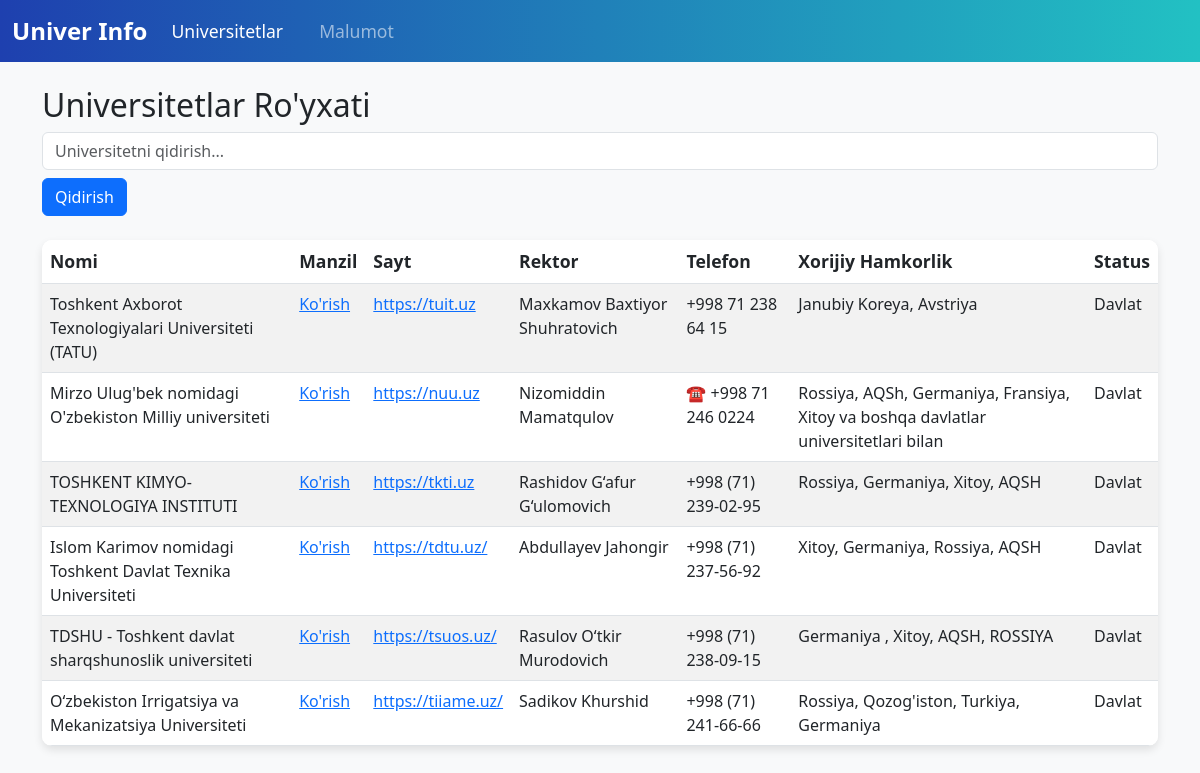
The page / on the database its author committed.
### app/models.py (models this page shows, shortened)
class Universitet(models.Model):
    nomi = models.CharField(max_length=255)
    manzil = models.CharField(max_length=255)
    site =  models.CharField(max_length=255)
    rektor = models.CharField(max_length=255)
    contact = models.CharField(max_length=255)
    xorij_hamkorlik = models.CharField(max_length=255)
    davlat = models.BooleanField(default=True)

### app/views.py (the view)
# urls.py: path('', UniversitetListView.as_view(), name='home'),  # Asosiy sahifa sifatida universitetlar ro'yxati
class UniversitetListView(ListView):
    model = Universitet
    template_name = 'universitet_list.html'
    context_object_name = 'universitetlar'
    def get_queryset(self):
        queryset = super().get_queryset()
        query = self.request.GET.get('q')  # Qidiruv so'rovini olish
        if query:
            queryset = queryset.filter(nomi__icontains=query)  # Qidiruv bo'yicha filter
        return queryset

### app/templates/universitet_list.html
{% extends 'base.html' %}
{% block content %}
<h2>Universitetlar Ro'yxati</h2>
<form method="GET" action="">
    <input type="text" name="q" placeholder="Universitetni qidirish..." class="form-control" value="{{ request.GET.q }}">
    <button type="submit" class="btn btn-primary mt-2">Qidirish</button>
</form>
<table class="table table-striped mt-4">
    <thead>
    <tr>
        <th>Nomi</th>
        <th>Manzil</th>
        <th>Sayt</th>
        <th>Rektor</th>
        <th>Telefon</th>
        <th>Xorijiy Hamkorlik</th>
        <th>Status</th>
    </tr>
    </thead>
    <tbody>
    {% for universitet in universitetlar %}
    <tr>
        <td>{{ universitet.nomi }}</td>
        <td><a href="{{ universitet.manzil }}" target="_blank">Ko'rish</a></td>
        <td><a href="{{ universitet.site }}" target="_blank">{{ universitet.site }}</a></td>
        <td>{{ universitet.rektor }}</td>
        <td>{{ universitet.contact }}</td>
        <td>{{ universitet.xorij_hamkorlik }}</td>
        <td>{% if universitet.davlat %} Davlat {% else %} Nodavlat {% endif %}</td>
    </tr>
    {% empty %}
    <tr>
        <td colspan="7">Universitet topilmadi.</td>
    </tr>
    {% endfor %}
    </tbody>
</table>
{% endblock %}

### app/templates/base.html (shortened to what this page needs)
<!DOCTYPE html>
<html lang="en">
<head>
    <link href="https://cdn.jsdelivr.net/npm/bootstrap@5.3.0-alpha1/dist/css/bootstrap.min.css" rel="stylesheet">
</head>
<body>
<nav class="navbar navbar-expand-lg navbar-dark">
  <div class="container-fluid">
    <a class="navbar-brand" href="#">Univer Info</a>
    <div class="collapse navbar-collapse" id="navbarNav">
      <ul class="navbar-nav">
        <li class="nav-item">
          <a class="nav-link active" href="{% url 'universitet_list' %}">Universitetlar</a>
        </li>
        <li class="nav-item">
          <a class="nav-link" href="{% url 'malumot_list' %}">Malumot</a>
        </li>
      </ul>
    </div>
  </div>
</nav>
<div class="container mt-4 fade-in">
    {% block content %}
    {% endblock %}
</div>
</body>
</html>

### app/templates/base.html (style rules this page uses)
body { background-color: #f8f9fa; }
.navbar { background: linear-gradient(90deg, rgba(30,64,175,1) 0%, rgba(34,193,195,1) 100%); animation: slideDown 1s ease; }
.navbar-brand { font-weight: bold; font-size: 1.5rem; }
.navbar-nav .nav-link { font-size: 1.1rem; margin-right: 20px; transition: color 0.3s; }
table { background-color: white; box-shadow: 0 4px 8px rgba(0, 0, 0, 0.1); border-radius: 10px; overflow: hidden; animation: fadeInTable 2s ease; }
th { background-color: #1e40af; color: grey; padding: 15px; font-size: 1.1rem; }
td { padding: 12px; font-size: 1rem; }
.fade-in { opacity: 0; animation: fadeInAnimation ease 2s; animation-fill-mode: forwards; }

### rows shown on the page
Universitet: nomi "Toshkent Axborot Texnologiyalari Universiteti (TATU)", site "https://tuit.uz", rektor "Мaxkamov Baxtiyor Shuhratovich", contact "+998 71 238 64 15", xorij_hamkorlik "Janubiy Koreya, Avstriya", davlat "Davlat"
Universitet: nomi "Mirzo Ulug'bek nomidagi O'zbekiston Milliy universiteti", site "https://nuu.uz", rektor "Nizomiddin Mamatqulov", contact "☎️ +998 71 246 0224", xorij_hamkorlik "Rossiya, AQSh, Germaniya, Fransiya, Xitoy va boshqa davlatlar universitetlari bilan", davlat "Davlat"
Universitet: nomi "TOSHKENT KIMYO-TEXNOLOGIYA INSTITUTI", site "https://tkti.uz", rektor "Rashidov G‘afur G‘ulomovich", contact "+998 (71) 239-02-95", xorij_hamkorlik "Rossiya, Germaniya, Xitoy, AQSH", davlat "Davlat"
Universitet: nomi "Islom Karimov nomidagi Toshkent Davlat Texnika Universiteti", site "https://tdtu.uz/", rektor "Abdullayev Jahongir", contact "+998 (71) 237-56-92", xorij_hamkorlik "Xitoy, Germaniya, Rossiya, AQSH", davlat "Davlat"
Universitet: nomi "TDSHU - Toshkent davlat sharqshunoslik universiteti", site "https://tsuos.uz/", rektor "Rasulov O‘tkir Murodovich", contact "+998 (71) 238-09-15", xorij_hamkorlik "Germaniya , Xitoy, AQSH, ROSSIYA", davlat "Davlat"
Universitet: nomi "O‘zbekiston Irrigatsiya va Mekanizatsiya Universiteti", site "https://tiiame.uz/", rektor "Sadikov Khurshid", contact "+998 (71) 241-66-66", xorij_hamkorlik "Rossiya, Qozog'iston, Turkiya, Germaniya", davlat "Davlat"
